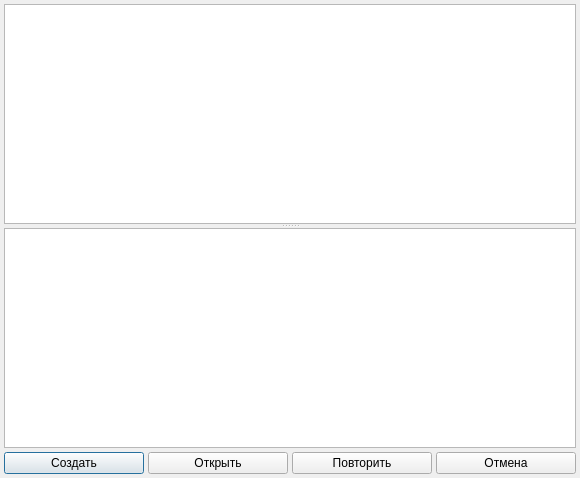
<?xml version="1.0" encoding="UTF-8"?>
<ui version="4.0">
 <class>CheckEnteredOpenEventsDialog</class>
 <widget class="QDialog" name="CheckEnteredOpenEventsDialog">
  <property name="geometry">
   <rect>
    <x>0</x>
    <y>0</y>
    <width>580</width>
    <height>478</height>
   </rect>
  </property>
  <property name="windowTitle">
   <string>Открытые события</string>
  </property>
  <layout class="QGridLayout" name="gridLayout">
   <property name="margin">
    <number>4</number>
   </property>
   <property name="spacing">
    <number>4</number>
   </property>
   <item row="0" column="0" colspan="4">
    <widget class="QSplitter" name="splitter">
     <property name="orientation">
      <enum>Qt::Vertical</enum>
     </property>
     <property name="childrenCollapsible">
      <bool>false</bool>
     </property>
     <widget class="CTextBrowser" name="txtClientInfoEventsBrowser">
      <property name="focusPolicy">
       <enum>Qt::NoFocus</enum>
      </property>
     </widget>
     <widget class="CTableView" name="tblOpenEvents">
      <property name="focusPolicy">
       <enum>Qt::NoFocus</enum>
      </property>
     </widget>
    </widget>
   </item>
   <item row="1" column="0">
    <widget class="QPushButton" name="btnCreate">
     <property name="sizePolicy">
      <sizepolicy hsizetype="Expanding" vsizetype="Fixed">
       <horstretch>1</horstretch>
       <verstretch>0</verstretch>
      </sizepolicy>
     </property>
     <property name="minimumSize">
      <size>
       <width>100</width>
       <height>0</height>
      </size>
     </property>
     <property name="focusPolicy">
      <enum>Qt::TabFocus</enum>
     </property>
     <property name="text">
      <string>Создать</string>
     </property>
    </widget>
   </item>
   <item row="1" column="1">
    <widget class="QPushButton" name="btnOpen">
     <property name="sizePolicy">
      <sizepolicy hsizetype="Expanding" vsizetype="Fixed">
       <horstretch>1</horstretch>
       <verstretch>0</verstretch>
      </sizepolicy>
     </property>
     <property name="minimumSize">
      <size>
       <width>100</width>
       <height>0</height>
      </size>
     </property>
     <property name="focusPolicy">
      <enum>Qt::TabFocus</enum>
     </property>
     <property name="text">
      <string>Открыть</string>
     </property>
    </widget>
   </item>
   <item row="1" column="2">
    <widget class="QPushButton" name="btnReverse">
     <property name="sizePolicy">
      <sizepolicy hsizetype="Expanding" vsizetype="Fixed">
       <horstretch>1</horstretch>
       <verstretch>0</verstretch>
      </sizepolicy>
     </property>
     <property name="minimumSize">
      <size>
       <width>100</width>
       <height>0</height>
      </size>
     </property>
     <property name="focusPolicy">
      <enum>Qt::TabFocus</enum>
     </property>
     <property name="text">
      <string>Повторить</string>
     </property>
    </widget>
   </item>
   <item row="1" column="3">
    <widget class="QPushButton" name="btnClose">
     <property name="sizePolicy">
      <sizepolicy hsizetype="Expanding" vsizetype="Fixed">
       <horstretch>1</horstretch>
       <verstretch>0</verstretch>
      </sizepolicy>
     </property>
     <property name="minimumSize">
      <size>
       <width>100</width>
       <height>0</height>
      </size>
     </property>
     <property name="focusPolicy">
      <enum>Qt::TabFocus</enum>
     </property>
     <property name="text">
      <string>Отмена</string>
     </property>
    </widget>
   </item>
  </layout>
 </widget>
 <customwidgets>
  <customwidget>
   <class>CTableView</class>
   <extends>QTableView</extends>
   <header>library/TableView.h</header>
  </customwidget>
  <customwidget>
   <class>CTextBrowser</class>
   <extends>QTextBrowser</extends>
   <header>library/TextBrowser.h</header>
  </customwidget>
 </customwidgets>
 <tabstops>
  <tabstop>btnClose</tabstop>
  <tabstop>btnReverse</tabstop>
  <tabstop>btnOpen</tabstop>
  <tabstop>btnCreate</tabstop>
  <tabstop>tblOpenEvents</tabstop>
 </tabstops>
 <resources/>
 <connections/>
</ui>
